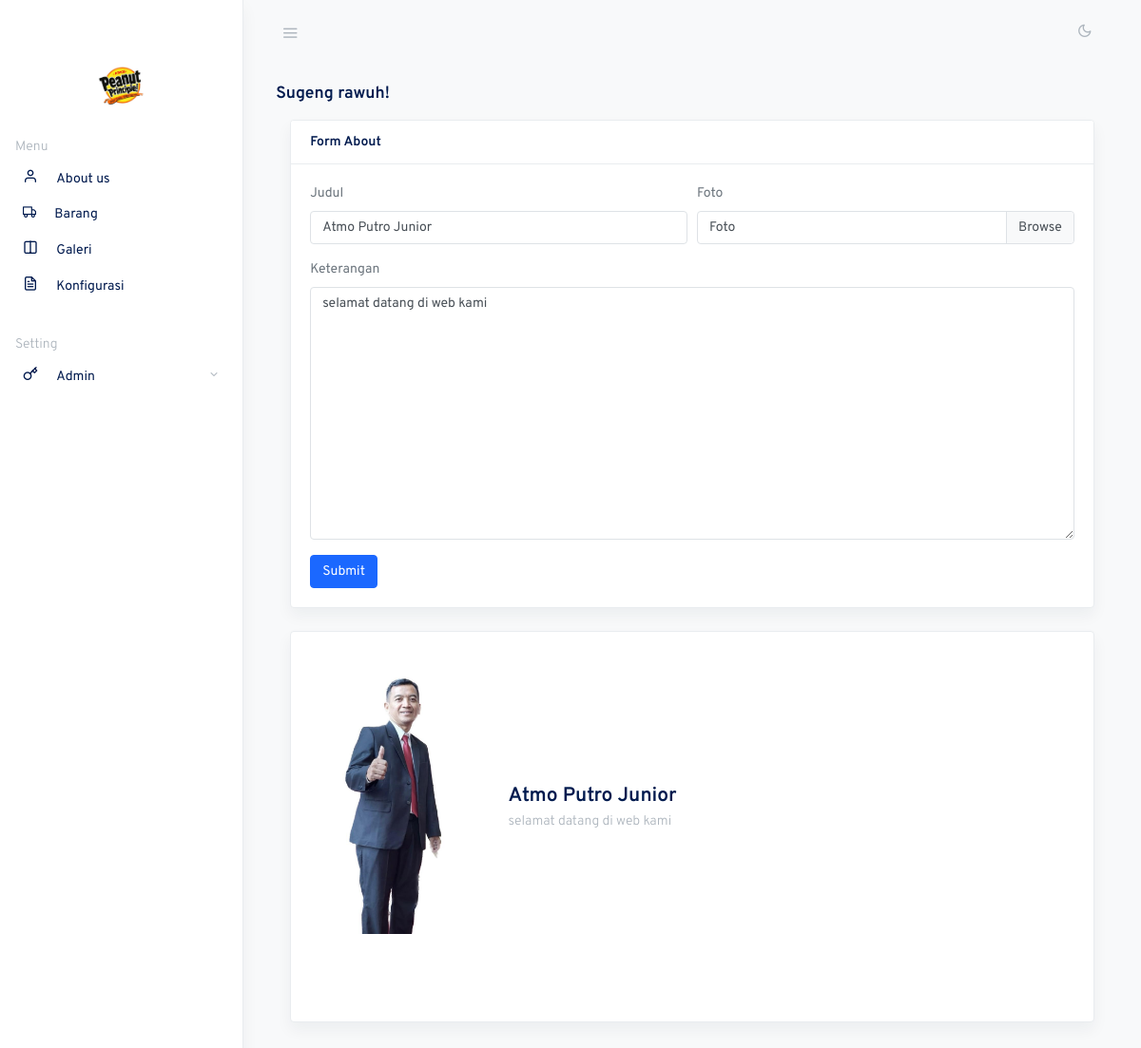
The app's page /index.php/admin/about with its own data.
### tables this page shows
CREATE TABLE `about` (
  `id_about` int NOT NULL,
  `judul` varchar(100) NOT NULL,
  `keterangan` text NOT NULL,
  `foto` varchar(255) NOT NULL
);

### application/libraries/Template.php (called while the page is built, shortened)
<?php
class Template{
    var $template_data = array();
    function set($name, $value){
        $this->template_data[$name] = $value;
    }
    function load($template = '', $view = '' , $view_data = array(), $return = FALSE){
        $this->CI =& get_instance();
        $this->set('contents', $this->CI->load->view($view, $view_data, TRUE));
        return $this->CI->load->view($template, $this->template_data, $return);
    }
}

### application/controllers/admin/About.php (called while the page is built, shortened)
<?php
class About extends CI_Controller
{
    public function index()
    {
        $this->db->from('about');
        $about = $this->db->get()->row();
        $data = array(
            'judul_halaman' => 'konfigurasi',
            'about'        => $about
        );
        $this->template->load('admin/template', 'admin/form_about', array_merge($data));
    }
}

### index.php (called while the page is built, shortened)
<?php
require_once BASEPATH.'core/CodeIgniter.php';

### application/views/admin/form_about.php (the view, shortened to what this page needs)
<div class="container">
    <div class="card shadow mb-4">
        <div class="card-header">
            <strong class="card-title">Form About</strong>
        </div>
        <div class="card-body">
            <form Action="<?= base_url('admin/about/update_about') ?>" method="post" enctype="multipart/form-data">
                <div class="form-row">
                    <div class="form-group col-md-6">
                        <label for="inputEmail4">Judul</label>
                        <input type="text" class="form-control" name="judul" placeholder="Judul" value="<?= $about->judul; ?>">
                    </div>
                    <div class="form-group col-md-6">
                        <label for="inputPassword4">Foto</label>
                        <div class="custom-file">
                            <label class="custom-file-label" for="customFile" accept="image/png, image/jpeg">Foto</label>
                        </div>
                    </div>
                </div>
                <div class="form-group">
                    <label for="inputAddress">Keterangan</label>
                    <textarea name="keterangan" class="form-control" id="example-textarea" rows="12"><?= $about->keterangan; ?></textarea>
                </div>
                <button type="submit" class="btn btn-primary" fdprocessedid="8wkfz">Submit</button>
            </form>
        </div>
    </div>
</div>
<div class="col-md-12 mb-4">
    <div class="card profile shadow rounded">
        <div class="card-body my-4">
            <div class="row align-items-center">
                <div class="col-md-3 text-center mb-5">
                    <a href="#!" class="avatar avatar-xl">
                        <img src="<?= base_url('aset/temadmin/img/about/' . $about->foto) ?>" alt="..." class="avatar-img">
                    </a>
                </div>
                <div class="col">
                    <div class="row align-items-center">
                        <div class="col-md-7">
                            <h4 class="mb-1">
                                <?= $about->judul; ?>
                            </h4>
                        </div>
                    </div>
                    <div class="row mb-4">
                        <div class="col-md-7">
                            <p class="text-muted">
                                <?= $about->keterangan; ?>
                            </p>
                        </div>
                    </div>
                </div>
            </div>
        </div>
    </div>
</div>

### records on screen
about: judul "Atmo Putro Junior", keterangan "selamat datang di web kami", foto (picture)
